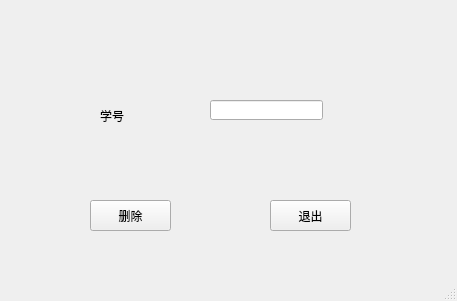
<?xml version="1.0" encoding="UTF-8"?>
<ui version="4.0">
 <class>dele</class>
 <widget class="QMainWindow" name="dele">
  <property name="geometry">
   <rect>
    <x>0</x>
    <y>0</y>
    <width>457</width>
    <height>301</height>
   </rect>
  </property>
  <property name="windowTitle">
   <string>删除学生</string>
  </property>
  <widget class="QWidget" name="centralwidget">
   <widget class="QPushButton" name="pushButton_dele">
    <property name="geometry">
     <rect>
      <x>90</x>
      <y>200</y>
      <width>81</width>
      <height>31</height>
     </rect>
    </property>
    <property name="text">
     <string>删除</string>
    </property>
   </widget>
   <widget class="QPushButton" name="pushButton_exit">
    <property name="geometry">
     <rect>
      <x>270</x>
      <y>200</y>
      <width>81</width>
      <height>31</height>
     </rect>
    </property>
    <property name="text">
     <string>退出</string>
    </property>
   </widget>
   <widget class="QLabel" name="label">
    <property name="geometry">
     <rect>
      <x>100</x>
      <y>100</y>
      <width>51</width>
      <height>31</height>
     </rect>
    </property>
    <property name="text">
     <string>学号</string>
    </property>
   </widget>
   <widget class="QLineEdit" name="lineEdit_name">
    <property name="geometry">
     <rect>
      <x>210</x>
      <y>100</y>
      <width>113</width>
      <height>20</height>
     </rect>
    </property>
   </widget>
  </widget>
  <widget class="QMenuBar" name="menubar">
   <property name="geometry">
    <rect>
     <x>0</x>
     <y>0</y>
     <width>457</width>
     <height>26</height>
    </rect>
   </property>
  </widget>
  <widget class="QStatusBar" name="statusbar"/>
 </widget>
 <resources/>
 <connections/>
</ui>
